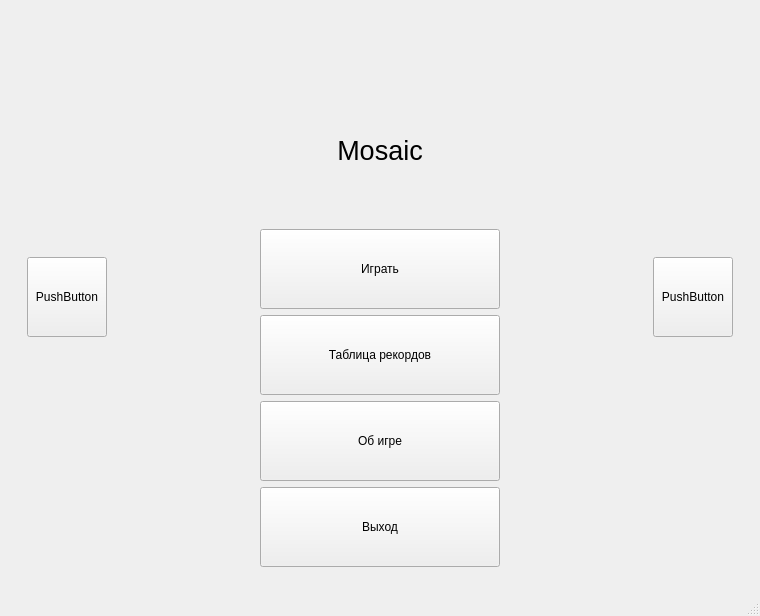
<?xml version="1.0" encoding="UTF-8"?>
<ui version="4.0">
 <class>MainMenu</class>
 <widget class="QMainWindow" name="MainMenu">
  <property name="geometry">
   <rect>
    <x>0</x>
    <y>0</y>
    <width>760</width>
    <height>616</height>
   </rect>
  </property>
  <property name="windowTitle">
   <string>MainMenu</string>
  </property>
  <widget class="QWidget" name="centralwidget">
   <layout class="QGridLayout" name="gridLayout">
    <item row="0" column="0">
     <widget class="QStackedWidget" name="mainStackedWidget">
      <property name="frameShape">
       <enum>QFrame::NoFrame</enum>
      </property>
      <property name="frameShadow">
       <enum>QFrame::Plain</enum>
      </property>
      <property name="currentIndex">
       <number>0</number>
      </property>
      <widget class="QWidget" name="menuPage">
       <layout class="QGridLayout" name="gridLayout_5">
        <item row="0" column="0">
         <widget class="QStackedWidget" name="menuStackedWidget">
          <property name="currentIndex">
           <number>1</number>
          </property>
          <widget class="QWidget" name="menuMillionaire">
           <layout class="QHBoxLayout" name="horizontalLayout">
            <item>
             <widget class="QPushButton" name="leftMillionaireBt">
              <property name="minimumSize">
               <size>
                <width>80</width>
                <height>80</height>
               </size>
              </property>
              <property name="text">
               <string>PushButton</string>
              </property>
             </widget>
            </item>
            <item>
             <spacer name="horizontalSpacer">
              <property name="orientation">
               <enum>Qt::Horizontal</enum>
              </property>
              <property name="sizeHint" stdset="0">
               <size>
                <width>40</width>
                <height>20</height>
               </size>
              </property>
             </spacer>
            </item>
            <item>
             <layout class="QVBoxLayout" name="verticalLayout">
              <item>
               <spacer name="verticalSpacer">
                <property name="orientation">
                 <enum>Qt::Vertical</enum>
                </property>
                <property name="sizeHint" stdset="0">
                 <size>
                  <width>20</width>
                  <height>100</height>
                 </size>
                </property>
               </spacer>
              </item>
              <item>
               <widget class="QLabel" name="nameMillionaire">
                <property name="minimumSize">
                 <size>
                  <width>240</width>
                  <height>80</height>
                 </size>
                </property>
                <property name="font">
                 <font>
                  <pointsize>20</pointsize>
                 </font>
                </property>
                <property name="text">
                 <string>Millionaire</string>
                </property>
                <property name="alignment">
                 <set>Qt::AlignCenter</set>
                </property>
               </widget>
              </item>
              <item>
               <spacer name="verticalSpacer_8">
                <property name="orientation">
                 <enum>Qt::Vertical</enum>
                </property>
                <property name="sizeHint" stdset="0">
                 <size>
                  <width>20</width>
                  <height>50</height>
                 </size>
                </property>
               </spacer>
              </item>
              <item>
               <widget class="QPushButton" name="playMillionaireBt">
                <property name="minimumSize">
                 <size>
                  <width>240</width>
                  <height>80</height>
                 </size>
                </property>
                <property name="text">
                 <string>Играть</string>
                </property>
               </widget>
              </item>
              <item>
               <widget class="QPushButton" name="tableMillionaireBt">
                <property name="minimumSize">
                 <size>
                  <width>240</width>
                  <height>80</height>
                 </size>
                </property>
                <property name="text">
                 <string>Таблица рекордов</string>
                </property>
               </widget>
              </item>
              <item>
               <widget class="QPushButton" name="aboutMillionaireBt">
                <property name="minimumSize">
                 <size>
                  <width>240</width>
                  <height>80</height>
                 </size>
                </property>
                <property name="text">
                 <string>Об игре</string>
                </property>
               </widget>
              </item>
              <item>
               <widget class="QPushButton" name="exitMillionaireBt">
                <property name="minimumSize">
                 <size>
                  <width>240</width>
                  <height>80</height>
                 </size>
                </property>
                <property name="text">
                 <string>Выход</string>
                </property>
               </widget>
              </item>
             </layout>
            </item>
            <item>
             <spacer name="horizontalSpacer_2">
              <property name="orientation">
               <enum>Qt::Horizontal</enum>
              </property>
              <property name="sizeHint" stdset="0">
               <size>
                <width>40</width>
                <height>20</height>
               </size>
              </property>
             </spacer>
            </item>
            <item>
             <widget class="QPushButton" name="rightMillionaireBt">
              <property name="minimumSize">
               <size>
                <width>80</width>
                <height>80</height>
               </size>
              </property>
              <property name="text">
               <string>PushButton</string>
              </property>
             </widget>
            </item>
           </layout>
          </widget>
          <widget class="QWidget" name="menuMosaic">
           <layout class="QHBoxLayout" name="horizontalLayout_2">
            <item>
             <widget class="QPushButton" name="leftMosaicBt">
              <property name="minimumSize">
               <size>
                <width>80</width>
                <height>80</height>
               </size>
              </property>
              <property name="text">
               <string>PushButton</string>
              </property>
             </widget>
            </item>
            <item>
             <spacer name="horizontalSpacer_4">
              <property name="orientation">
               <enum>Qt::Horizontal</enum>
              </property>
              <property name="sizeHint" stdset="0">
               <size>
                <width>40</width>
                <height>20</height>
               </size>
              </property>
             </spacer>
            </item>
            <item>
             <layout class="QVBoxLayout" name="verticalLayout_2">
              <item>
               <spacer name="verticalSpacer_2">
                <property name="orientation">
                 <enum>Qt::Vertical</enum>
                </property>
                <property name="sizeHint" stdset="0">
                 <size>
                  <width>20</width>
                  <height>100</height>
                 </size>
                </property>
               </spacer>
              </item>
              <item>
               <widget class="QLabel" name="nameMosaic">
                <property name="minimumSize">
                 <size>
                  <width>240</width>
                  <height>80</height>
                 </size>
                </property>
                <property name="font">
                 <font>
                  <pointsize>20</pointsize>
                 </font>
                </property>
                <property name="text">
                 <string>Mosaic</string>
                </property>
                <property name="alignment">
                 <set>Qt::AlignCenter</set>
                </property>
               </widget>
              </item>
              <item>
               <spacer name="verticalSpacer_7">
                <property name="orientation">
                 <enum>Qt::Vertical</enum>
                </property>
                <property name="sizeHint" stdset="0">
                 <size>
                  <width>20</width>
                  <height>50</height>
                 </size>
                </property>
               </spacer>
              </item>
              <item>
               <widget class="QPushButton" name="playMosaicBt">
                <property name="minimumSize">
                 <size>
                  <width>240</width>
                  <height>80</height>
                 </size>
                </property>
                <property name="text">
                 <string>Играть</string>
                </property>
               </widget>
              </item>
              <item>
               <widget class="QPushButton" name="tableMosaicBt">
                <property name="minimumSize">
                 <size>
                  <width>240</width>
                  <height>80</height>
                 </size>
                </property>
                <property name="text">
                 <string>Таблица рекордов</string>
                </property>
               </widget>
              </item>
              <item>
               <widget class="QPushButton" name="aboutMosaicBt">
                <property name="minimumSize">
                 <size>
                  <width>240</width>
                  <height>80</height>
                 </size>
                </property>
                <property name="text">
                 <string>Об игре</string>
                </property>
               </widget>
              </item>
              <item>
               <widget class="QPushButton" name="exitMosaicBt">
                <property name="minimumSize">
                 <size>
                  <width>240</width>
                  <height>80</height>
                 </size>
                </property>
                <property name="text">
                 <string>Выход</string>
                </property>
               </widget>
              </item>
             </layout>
            </item>
            <item>
             <spacer name="horizontalSpacer_3">
              <property name="orientation">
               <enum>Qt::Horizontal</enum>
              </property>
              <property name="sizeHint" stdset="0">
               <size>
                <width>40</width>
                <height>20</height>
               </size>
              </property>
             </spacer>
            </item>
            <item>
             <widget class="QPushButton" name="rightMosaicBt">
              <property name="minimumSize">
               <size>
                <width>80</width>
                <height>80</height>
               </size>
              </property>
              <property name="text">
               <string>PushButton</string>
              </property>
             </widget>
            </item>
           </layout>
          </widget>
          <widget class="QWidget" name="menuMemory">
           <layout class="QHBoxLayout" name="horizontalLayout_3">
            <item>
             <widget class="QPushButton" name="leftMemoryBt">
              <property name="minimumSize">
               <size>
                <width>80</width>
                <height>80</height>
               </size>
              </property>
              <property name="text">
               <string>PushButton</string>
              </property>
             </widget>
            </item>
            <item>
             <spacer name="horizontalSpacer_6">
              <property name="orientation">
               <enum>Qt::Horizontal</enum>
              </property>
              <property name="sizeHint" stdset="0">
               <size>
                <width>40</width>
                <height>20</height>
               </size>
              </property>
             </spacer>
            </item>
            <item>
             <layout class="QVBoxLayout" name="verticalLayout_3">
              <item>
               <spacer name="verticalSpacer_3">
                <property name="orientation">
                 <enum>Qt::Vertical</enum>
                </property>
                <property name="sizeHint" stdset="0">
                 <size>
                  <width>20</width>
                  <height>100</height>
                 </size>
                </property>
               </spacer>
              </item>
              <item>
               <widget class="QLabel" name="nameMemory">
                <property name="minimumSize">
                 <size>
                  <width>240</width>
                  <height>80</height>
                 </size>
                </property>
                <property name="font">
                 <font>
                  <pointsize>20</pointsize>
                 </font>
                </property>
                <property name="text">
                 <string>Memory</string>
                </property>
                <property name="alignment">
                 <set>Qt::AlignCenter</set>
                </property>
               </widget>
              </item>
              <item>
               <spacer name="verticalSpacer_6">
                <property name="orientation">
                 <enum>Qt::Vertical</enum>
                </property>
                <property name="sizeHint" stdset="0">
                 <size>
                  <width>20</width>
                  <height>50</height>
                 </size>
                </property>
               </spacer>
              </item>
              <item>
               <widget class="QPushButton" name="playMemoryBt">
                <property name="minimumSize">
                 <size>
                  <width>240</width>
                  <height>80</height>
                 </size>
                </property>
                <property name="text">
                 <string>Играть</string>
                </property>
               </widget>
              </item>
              <item>
               <widget class="QPushButton" name="tableMemoryBt">
                <property name="minimumSize">
                 <size>
                  <width>240</width>
                  <height>80</height>
                 </size>
                </property>
                <property name="text">
                 <string>Таблица рекордов</string>
                </property>
               </widget>
              </item>
              <item>
               <widget class="QPushButton" name="aboutMemoryBt">
                <property name="minimumSize">
                 <size>
                  <width>240</width>
                  <height>80</height>
                 </size>
                </property>
                <property name="text">
                 <string>Об игре</string>
                </property>
               </widget>
              </item>
              <item>
               <widget class="QPushButton" name="exitMemoryBt">
                <property name="minimumSize">
                 <size>
                  <width>240</width>
                  <height>80</height>
                 </size>
                </property>
                <property name="text">
                 <string>Выход</string>
                </property>
               </widget>
              </item>
             </layout>
            </item>
            <item>
             <spacer name="horizontalSpacer_5">
              <property name="orientation">
               <enum>Qt::Horizontal</enum>
              </property>
              <property name="sizeHint" stdset="0">
               <size>
                <width>40</width>
                <height>20</height>
               </size>
              </property>
             </spacer>
            </item>
            <item>
             <widget class="QPushButton" name="rightMemoryBt">
              <property name="minimumSize">
               <size>
                <width>80</width>
                <height>80</height>
               </size>
              </property>
              <property name="text">
               <string>PushButton</string>
              </property>
             </widget>
            </item>
           </layout>
          </widget>
          <widget class="QWidget" name="menuHangman">
           <layout class="QHBoxLayout" name="horizontalLayout_4">
            <item>
             <widget class="QPushButton" name="leftHangmanBt">
              <property name="minimumSize">
               <size>
                <width>80</width>
                <height>80</height>
               </size>
              </property>
              <property name="text">
               <string>PushButton</string>
              </property>
             </widget>
            </item>
            <item>
             <spacer name="horizontalSpacer_8">
              <property name="orientation">
               <enum>Qt::Horizontal</enum>
              </property>
              <property name="sizeHint" stdset="0">
               <size>
                <width>40</width>
                <height>20</height>
               </size>
              </property>
             </spacer>
            </item>
            <item>
             <layout class="QVBoxLayout" name="verticalLayout_4">
              <item>
               <spacer name="verticalSpacer_4">
                <property name="orientation">
                 <enum>Qt::Vertical</enum>
                </property>
                <property name="sizeHint" stdset="0">
                 <size>
                  <width>20</width>
                  <height>100</height>
                 </size>
                </property>
               </spacer>
              </item>
              <item>
               <widget class="QLabel" name="nameHangman">
                <property name="minimumSize">
                 <size>
                  <width>240</width>
                  <height>80</height>
                 </size>
                </property>
                <property name="font">
                 <font>
                  <pointsize>20</pointsize>
                 </font>
                </property>
                <property name="text">
                 <string>Hangman</string>
                </property>
                <property name="alignment">
                 <set>Qt::AlignCenter</set>
                </property>
               </widget>
              </item>
              <item>
               <spacer name="verticalSpacer_5">
                <property name="orientation">
                 <enum>Qt::Vertical</enum>
                </property>
                <property name="sizeHint" stdset="0">
                 <size>
                  <width>20</width>
                  <height>50</height>
                 </size>
                </property>
               </spacer>
              </item>
              <item>
               <widget class="QPushButton" name="playHangmanBt">
                <property name="minimumSize">
                 <size>
                  <width>240</width>
                  <height>80</height>
                 </size>
                </property>
                <property name="text">
                 <string>Играть</string>
                </property>
               </widget>
              </item>
              <item>
               <widget class="QPushButton" name="tableHangmanBt">
                <property name="minimumSize">
                 <size>
                  <width>240</width>
                  <height>80</height>
                 </size>
                </property>
                <property name="text">
                 <string>Таблица рекордов</string>
                </property>
               </widget>
              </item>
              <item>
               <widget class="QPushButton" name="aboutHangmanBt">
                <property name="minimumSize">
                 <size>
                  <width>240</width>
                  <height>80</height>
                 </size>
                </property>
                <property name="text">
                 <string>Об игре</string>
                </property>
               </widget>
              </item>
              <item>
               <widget class="QPushButton" name="exitHangmanBt">
                <property name="minimumSize">
                 <size>
                  <width>240</width>
                  <height>80</height>
                 </size>
                </property>
                <property name="text">
                 <string>Выход</string>
                </property>
               </widget>
              </item>
             </layout>
            </item>
            <item>
             <spacer name="horizontalSpacer_7">
              <property name="orientation">
               <enum>Qt::Horizontal</enum>
              </property>
              <property name="sizeHint" stdset="0">
               <size>
                <width>40</width>
                <height>20</height>
               </size>
              </property>
             </spacer>
            </item>
            <item>
             <widget class="QPushButton" name="rightHangmanBt">
              <property name="minimumSize">
               <size>
                <width>80</width>
                <height>80</height>
               </size>
              </property>
              <property name="text">
               <string>PushButton</string>
              </property>
             </widget>
            </item>
           </layout>
          </widget>
         </widget>
        </item>
       </layout>
      </widget>
      <widget class="QWidget" name="aboutPage">
       <layout class="QGridLayout" name="gridLayout_6">
        <item row="0" column="0">
         <widget class="QStackedWidget" name="aboutStackedWidget">
          <property name="currentIndex">
           <number>0</number>
          </property>
          <widget class="QWidget" name="aboutMillionaire">
           <layout class="QVBoxLayout" name="verticalLayout_5">
            <item>
             <widget class="QPushButton" name="backAboutMillionaireBt">
              <property name="minimumSize">
               <size>
                <width>0</width>
                <height>0</height>
               </size>
              </property>
              <property name="maximumSize">
               <size>
                <width>100</width>
                <height>16777215</height>
               </size>
              </property>
              <property name="text">
               <string>Вернуться</string>
              </property>
             </widget>
            </item>
            <item>
             <widget class="QTextEdit" name="infoAboutMillionaireTE">
              <property name="markdown">
               <string>***_info about Millionaire***_

</string>
              </property>
              <property name="html">
               <string>&lt;!DOCTYPE HTML PUBLIC &quot;-//W3C//DTD HTML 4.0//EN&quot; &quot;http://www.w3.org/TR/REC-html40/strict.dtd&quot;&gt;
&lt;html&gt;&lt;head&gt;&lt;meta name=&quot;qrichtext&quot; content=&quot;1&quot; /&gt;&lt;style type=&quot;text/css&quot;&gt;
p, li { white-space: pre-wrap; }
&lt;/style&gt;&lt;/head&gt;&lt;body style=&quot; font-family:'MS Shell Dlg 2'; font-size:8.25pt; font-weight:400; font-style:normal;&quot;&gt;
&lt;p align=&quot;center&quot; style=&quot; margin-top:5px; margin-bottom:5px; margin-left:0px; margin-right:0px; -qt-block-indent:0; text-indent:0px;&quot;&gt;&lt;span style=&quot; font-weight:600; font-style:italic; text-decoration: underline;&quot;&gt;info about Millionaire&lt;/span&gt;&lt;/p&gt;&lt;/body&gt;&lt;/html&gt;</string>
              </property>
             </widget>
            </item>
           </layout>
          </widget>
          <widget class="QWidget" name="aboutMosaic">
           <layout class="QVBoxLayout" name="verticalLayout_8">
            <item>
             <widget class="QPushButton" name="backAboutMosaicBt">
              <property name="maximumSize">
               <size>
                <width>100</width>
                <height>16777215</height>
               </size>
              </property>
              <property name="text">
               <string>Вернуться</string>
              </property>
             </widget>
            </item>
            <item>
             <widget class="QTextEdit" name="infoAboutMosaicTE">
              <property name="html">
               <string>&lt;!DOCTYPE HTML PUBLIC &quot;-//W3C//DTD HTML 4.0//EN&quot; &quot;http://www.w3.org/TR/REC-html40/strict.dtd&quot;&gt;
&lt;html&gt;&lt;head&gt;&lt;meta name=&quot;qrichtext&quot; content=&quot;1&quot; /&gt;&lt;style type=&quot;text/css&quot;&gt;
p, li { white-space: pre-wrap; }
&lt;/style&gt;&lt;/head&gt;&lt;body style=&quot; font-family:'MS Shell Dlg 2'; font-size:8.25pt; font-weight:400; font-style:normal;&quot;&gt;
&lt;p align=&quot;center&quot; style=&quot; margin-top:0px; margin-bottom:0px; margin-left:0px; margin-right:0px; -qt-block-indent:0; text-indent:0px;&quot;&gt;&lt;span style=&quot; font-weight:600; font-style:italic; text-decoration: underline;&quot;&gt;info about Mosaic&lt;/span&gt;&lt;/p&gt;&lt;/body&gt;&lt;/html&gt;</string>
              </property>
             </widget>
            </item>
           </layout>
          </widget>
          <widget class="QWidget" name="aboutMemory">
           <layout class="QVBoxLayout" name="verticalLayout_7">
            <item>
             <widget class="QPushButton" name="backAboutMemoryBt">
              <property name="maximumSize">
               <size>
                <width>100</width>
                <height>16777215</height>
               </size>
              </property>
              <property name="text">
               <string>Вернуться</string>
              </property>
             </widget>
            </item>
            <item>
             <widget class="QTextEdit" name="infoAboutMemoryTE">
              <property name="html">
               <string>&lt;!DOCTYPE HTML PUBLIC &quot;-//W3C//DTD HTML 4.0//EN&quot; &quot;http://www.w3.org/TR/REC-html40/strict.dtd&quot;&gt;
&lt;html&gt;&lt;head&gt;&lt;meta name=&quot;qrichtext&quot; content=&quot;1&quot; /&gt;&lt;style type=&quot;text/css&quot;&gt;
p, li { white-space: pre-wrap; }
&lt;/style&gt;&lt;/head&gt;&lt;body style=&quot; font-family:'MS Shell Dlg 2'; font-size:8.25pt; font-weight:400; font-style:normal;&quot;&gt;
&lt;p style=&quot; margin-top:0px; margin-bottom:0px; margin-left:0px; margin-right:0px; -qt-block-indent:0; text-indent:0px;&quot;&gt;info about Memory&lt;/p&gt;
&lt;p style=&quot;-qt-paragraph-type:empty; margin-top:0px; margin-bottom:0px; margin-left:0px; margin-right:0px; -qt-block-indent:0; text-indent:0px;&quot;&gt;&lt;br /&gt;&lt;/p&gt;&lt;/body&gt;&lt;/html&gt;</string>
              </property>
             </widget>
            </item>
           </layout>
          </widget>
          <widget class="QWidget" name="aboutHangman">
           <layout class="QVBoxLayout" name="verticalLayout_6">
            <item>
             <widget class="QPushButton" name="backAboutHangmanBt">
              <property name="maximumSize">
               <size>
                <width>100</width>
                <height>16777215</height>
               </size>
              </property>
              <property name="text">
               <string>Вернуться</string>
              </property>
             </widget>
            </item>
            <item>
             <widget class="QTextEdit" name="infoAboutHangmanTE">
              <property name="html">
               <string>&lt;!DOCTYPE HTML PUBLIC &quot;-//W3C//DTD HTML 4.0//EN&quot; &quot;http://www.w3.org/TR/REC-html40/strict.dtd&quot;&gt;
&lt;html&gt;&lt;head&gt;&lt;meta name=&quot;qrichtext&quot; content=&quot;1&quot; /&gt;&lt;style type=&quot;text/css&quot;&gt;
p, li { white-space: pre-wrap; }
&lt;/style&gt;&lt;/head&gt;&lt;body style=&quot; font-family:'MS Shell Dlg 2'; font-size:8.25pt; font-weight:400; font-style:normal;&quot;&gt;
&lt;p style=&quot; margin-top:0px; margin-bottom:0px; margin-left:0px; margin-right:0px; -qt-block-indent:0; text-indent:0px;&quot;&gt;info about Hangman&lt;/p&gt;
&lt;p style=&quot;-qt-paragraph-type:empty; margin-top:0px; margin-bottom:0px; margin-left:0px; margin-right:0px; -qt-block-indent:0; text-indent:0px;&quot;&gt;&lt;br /&gt;&lt;/p&gt;&lt;/body&gt;&lt;/html&gt;</string>
              </property>
             </widget>
            </item>
           </layout>
          </widget>
         </widget>
        </item>
       </layout>
      </widget>
      <widget class="QWidget" name="tablePage">
       <layout class="QGridLayout" name="gridLayout_2">
        <item row="0" column="0">
         <widget class="QStackedWidget" name="tableStackedWidget">
          <property name="currentIndex">
           <number>0</number>
          </property>
          <widget class="QWidget" name="tableMillionaire">
           <layout class="QVBoxLayout" name="verticalLayout_13">
            <item>
             <widget class="QPushButton" name="backTableMillionaireBt">
              <property name="maximumSize">
               <size>
                <width>100</width>
                <height>16777215</height>
               </size>
              </property>
              <property name="text">
               <string>PushButton</string>
              </property>
             </widget>
            </item>
            <item>
             <widget class="QLabel" name="tableLabel">
              <property name="text">
               <string>Таблица рекордов!</string>
              </property>
              <property name="alignment">
               <set>Qt::AlignCenter</set>
              </property>
             </widget>
            </item>
            <item>
             <widget class="QTableWidget" name="tableWidget"/>
            </item>
           </layout>
          </widget>
          <widget class="QWidget" name="tableMosaic"/>
          <widget class="QWidget" name="tableMemory"/>
          <widget class="QWidget" name="tableHangman"/>
         </widget>
        </item>
       </layout>
      </widget>
     </widget>
    </item>
   </layout>
  </widget>
  <widget class="QMenuBar" name="menubar">
   <property name="geometry">
    <rect>
     <x>0</x>
     <y>0</y>
     <width>760</width>
     <height>21</height>
    </rect>
   </property>
  </widget>
  <widget class="QStatusBar" name="statusbar"/>
 </widget>
 <resources/>
 <connections/>
</ui>
